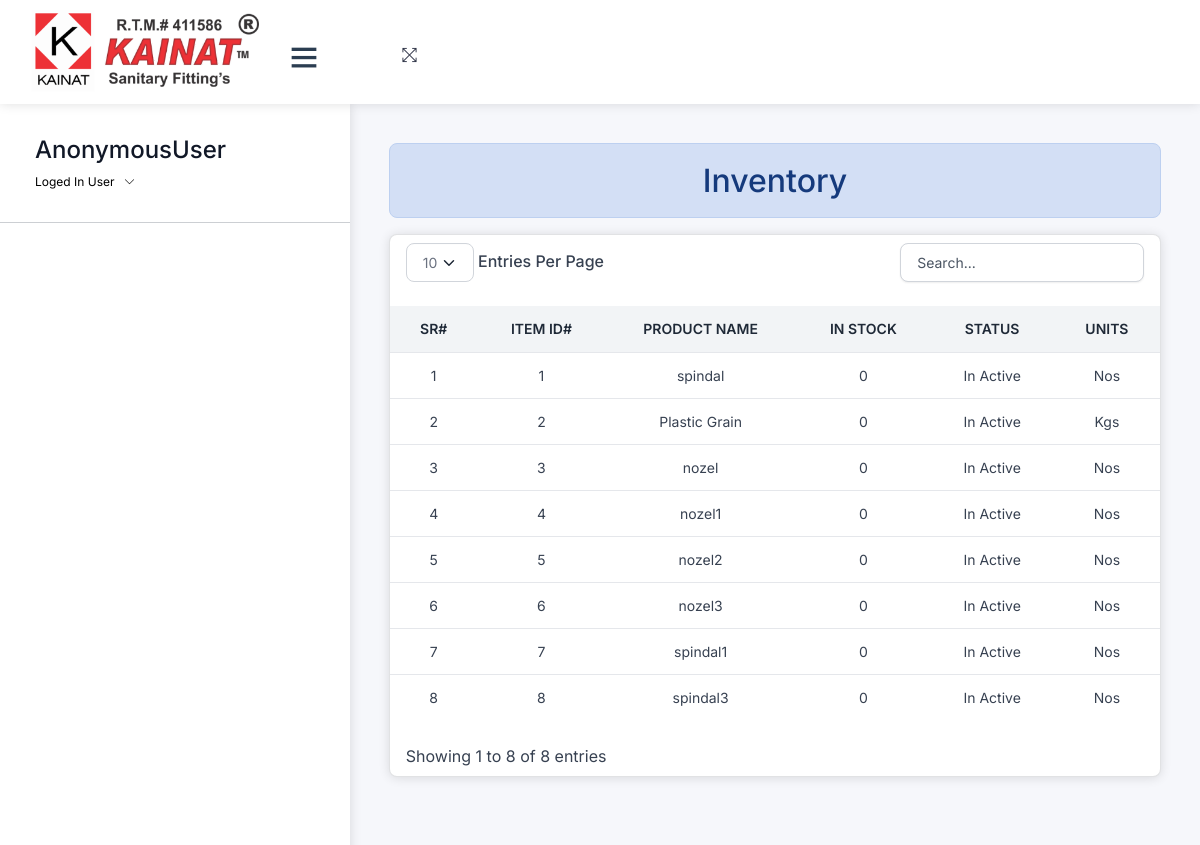
The app's page /inventory/, older data.
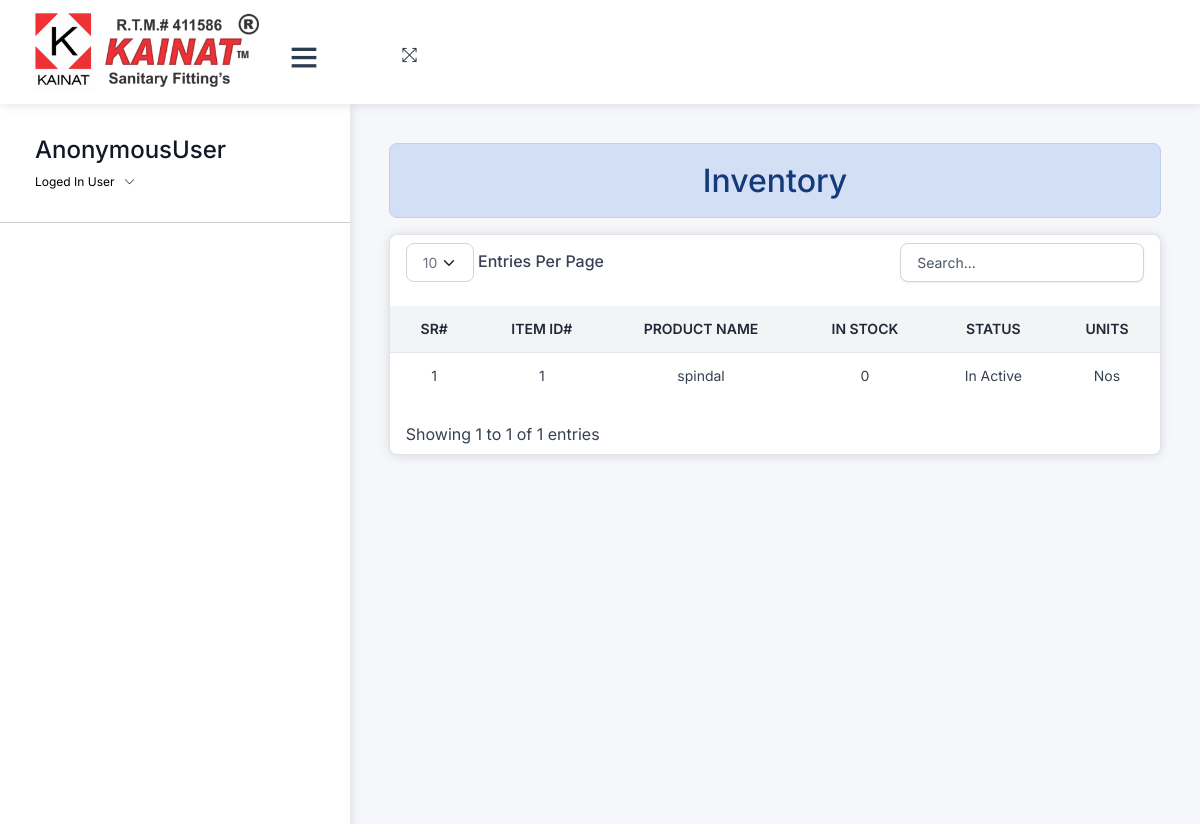
The same page, newer data.
### home/models.py (models this page shows, shortened)
class Product(models.Model):
    STORE1 = 'Store1'
    STORE2 = 'Store2'
    STORE3 = 'Store3'
    STORE_TYPE_CHOICES = [
        (STORE1 ,'Store1'),
        (STORE2 ,'Store2'),
        (STORE3 ,'Store3'),
    ]
    KGS='Kgs'
    NOS='Nos'
    UNIT_CHOICES = [
        (NOS ,'Nos'),
        (KGS ,'Kgs'),
    ]
    productname=models.CharField(max_length=255,unique=True)
    unit=models.CharField(max_length=50,choices=UNIT_CHOICES,default=NOS)
    category=models.ForeignKey(Category,on_delete=models.RESTRICT)
    final_product_group=models.ForeignKey(Finish_Product_Category,on_delete=models.RESTRICT,null=True,blank=True)
    default_store=models.CharField(max_length=50,choices=STORE_TYPE_CHOICES, default=STORE1 )
    stockable=models.BooleanField(default=False)
    rate=models.FloatField(default=0,null=True,blank=True)
    labour=models.FloatField(default=0,null=True,blank=True)
    weight=models.FloatField(default=0,null=True,blank=True)
    stock=models.PositiveIntegerField(default=0,null=True,blank=True)
    product_status=models.BooleanField(default=False)
    is_deleted = models.BooleanField(default=False)
    product_slug=AutoSlugField(populate_from=None,unique=True,null=True,default=None)
    def __str__(self):
        return f"{self.productname}"
    def generate_slug(self):
        raw_slug = f"{self.productname}-{self.category}-{self.id or ''}".strip('-')
        preprocessed_slug = raw_slug.replace(' ', '-')
        return ''.join(
            char if char.isalnum() or char in ['-', '.'] else '-' for char in preprocessed_slug.lower()
        )
    def save(self, *args, **kwargs):
        if not self.pk:
            super().save(*args, **kwargs)
        self.product_slug = self.generate_slug()
        super().save(*args, **kwargs)
    def get_current_stock(self):
        grn_total = Store_Purchase_Product.objects.filter(product_id=self.id).aggregate(total=Sum('quantity'))['total'] or 0
        issue_total = Store_Issue_Product.objects.filter(product_id=self.id).aggregate(total=Sum('quantity'))['total'] or 0
        sale_total = Sales_Receipt_Product.objects.filter(product_id=self.id).aggregate(total=Sum('quantity'))['total'] or 0
        current_stock = grn_total - issue_total - sale_total
        return current_stock
    def change_status(self):
        current_stock = self.get_current_stock()
        if current_stock <= 0:
            product=Product.objects.get(id=self.id)
            product.product_status=False
            product.save()
        else:
            product=Product.objects.get(id=self.id)
            product.product_status=True
            product.save()
        print(self.product_status)

### home/views/product.py (the view)
# urls.py: path('inventory/', product.inventory , name="store_inventory"),
def inventory(request):
    products = Product.objects.all()
    product_stock = []
    for product in products:
        current_stock = product.get_current_stock()
        product.change_status()
        product_stock.append({'product': product, 'current_stock': current_stock})
    return render(request, 'stock/inventory.html', {'mydata': product_stock})

### home/models.py (called while the page is built)
    def __str__(self):
        return self.name

### templates/stock/inventory.html (shortened to what this page needs)
{% extends 'css-js-links.html' %}
{% load crispy_forms_tags %}
{% load custom_filters %}
{% block context %}
{% include 'navbar.html' %}
{% endblock context %}
{% block body %}
<div class="pcoded-content">
  <div class="pcoded-inner-content">
    <div class="main-body">
      <div class="page-wrapper">
        <div class="page-body">
          <div class="row">
            <div class="col-12">
              <h2 class="text-center alert alert-info">Inventory</h2>
              <div class="card py">
                <div class="table-responsive py-2">
                  <table class="table table-flush" id="datatable">
                    <thead class="thead-light">
                      <tr>
                        <th class="border-bottom fw-bolder text-center" scope="col">
                          Sr#
                        </th>
                        <th class="border-bottom fw-bolder text-center" scope="col">
                          Item ID#
                        </th>
                        <th class="border-bottom fw-bolder text-center" scope="col">
                          Product Name
                        </th>
                        <th class="border-bottom fw-bolder text-center" scope="col">
                          In Stock
                        </th>
                        <th class="border-bottom fw-bolder text-center" scope="col">
                          Status
                        </th>
                        <th class="border-bottom fw-bolder text-center" scope="col">
                          Units
                        </th>
                      </tr>
                    </thead>
                    <tbody>
                      {% for data in mydata %}
                      <tr id="salereceipt-{{ data.id }}">
                        <td class="text-center">{{ forloop.counter }}</td>
                        <td class="text-center">{{ data.product.id }}</td>
                        <td class="text-center">{{ data.product }}</td>
                        <td class="text-center">{{ data.current_stock }}</td>
                        <td class="text-center">{% if data.product.product_status %} Active
                          {% else %}
                          In Active
                          {% endif %}</td>
                        <td class="text-center">{{ data.product.unit }}</td>
                      </tr>
                      {% endfor %}
                    </tbody>
                  </table>
                </div>
              </div>
            </div>
          </div>
        </div>
      </div>
    </div>
  </div>
</div>
{% endblock body %}

### templates/css-js-links.html (shortened to what this page needs)
<!DOCTYPE html>
{% load static %}
<html lang="en">
<head>
  <link rel="stylesheet" type="text/css" href="{%  static 'assets/css/bootstrap/css/bootstrap.min.css' %}">
  <link rel="stylesheet" type="text/css" href="{% static 'assets/icon/themify-icons/themify-icons.css' %}">
  <link rel="stylesheet" type="text/css" href="{% static 'assets/icon/icofont/css/icofont.css' %}">
  <link rel="stylesheet" type="text/css" href="{% static 'assets/css/style.css' %}">
  <link rel="stylesheet" type="text/css" href="{% static 'assets/css/jquery.mCustomScrollbar.css' %}">
  <link rel="stylesheet" href="{% static 'assets/DataTables/datatables.min.css' %}" />
  <link type="text/css" href="{% static 'css/volt.css' %}" rel="stylesheet" />
</head>
<body>
    {% block context %} {% endblock context %}
    {% block body %} {% endblock body %}
</body>
</html>

### templates/navbar.html (shortened to what this page needs)
{% load static %}
<div id="pcoded" class="pcoded">
  <div class="pcoded-container navbar-wrapper">
    <nav style="padding: 0 ; margin: 0 ;" class="navbar header-navbar pcoded-header">
      <div class="navbar-wrapper">
        <div style="height: 100px ;background-color: #ffffff " class="navbar-logo  ">
          <a class="mobile-menu mt-2 text-dark fs-3" id="mobile-collapse" href="#!">
            <i class="ti-menu text-dark"></i>
          </a>
          <a class=" fs-4  btn " href="/"><img style="height: 90px" src="{% static 'assets/images/kainat.png' %}"
              alt=""></a>
        </div>
        <div class="navbar-container container-fluid">
          <ul class="nav-left">
            <li class="mt-3">
              <a href="#!" onclick="javascript:toggleFullScreen()">
                <i class="ti-fullscreen"></i>
              </a>
            </li>
            <li>
              <div id="display-msg" class="text-center mt-4" style="min-height: 70px">
              </div>
            </li>
          </ul>
    </nav>
    <div class="pcoded-main-container">
      <div class="pcoded-wrapper">
        <nav class="pcoded-navbar">
          <div class="pcoded-inner-navbar main-menu">
            <div class="">
              <div class="main-menu-header">
                <div class="user-details">
                  <span>
                    <h4>{{request.user}}</h4>
                  </span>
                  <span id="more-details">Loged In User<i class="ti-angle-down"></i></span>
                </div>
              </div>
            </div>
            <hr>
          </div>
        </nav>

Row changes from the older to the newer data that the page shows:
removed Product: product.id "2", product "Plastic Grain", current_stock "0", product_status "In Active", product.unit "Kgs"
removed Product: product.id "3", product "nozel", current_stock "0", product_status "In Active", product.unit "Nos"
removed Product: product.id "4", product "nozel1", current_stock "0", product_status "In Active", product.unit "Nos"
removed Product: product.id "5", product "nozel2", current_stock "0", product_status "In Active", product.unit "Nos"
removed Product: product.id "6", product "nozel3", current_stock "0", product_status "In Active", product.unit "Nos"
removed Product: product.id "7", product "spindal1", current_stock "0", product_status "In Active", product.unit "Nos"
removed Product: product.id "8", product "spindal3", current_stock "0", product_status "In Active", product.unit "Nos"
Text that changed along with them:
text written by a page script: "Entries Per Page Showing 1 to 8 of 8 entries" → "Entries Per Page Showing 1 to 1 of 1 entries"
